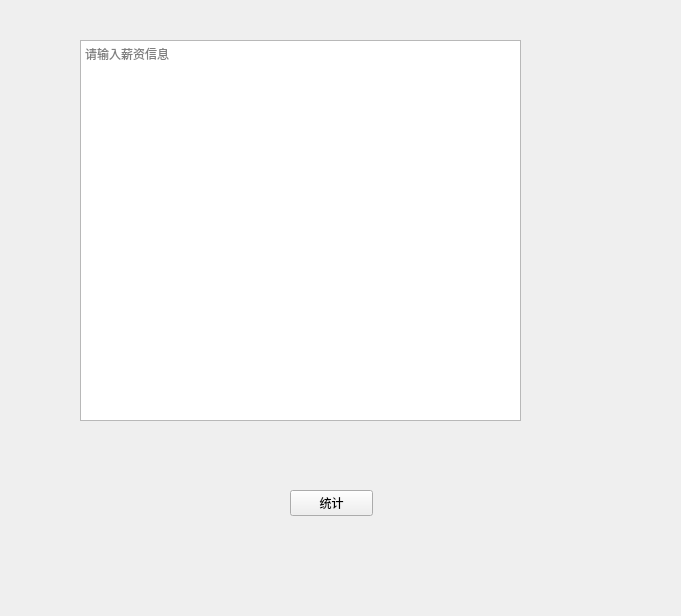
<?xml version="1.0" encoding="UTF-8"?>
<ui version="4.0">
 <class>widget</class>
 <widget class="QWidget" name="widget">
  <property name="geometry">
   <rect>
    <x>0</x>
    <y>0</y>
    <width>681</width>
    <height>616</height>
   </rect>
  </property>
  <property name="windowTitle">
   <string>统计薪资</string>
  </property>
  <widget class="QPlainTextEdit" name="TextEdit">
   <property name="geometry">
    <rect>
     <x>80</x>
     <y>40</y>
     <width>441</width>
     <height>381</height>
    </rect>
   </property>
   <property name="placeholderText">
    <string>请输入薪资信息</string>
   </property>
  </widget>
  <widget class="QPushButton" name="Button">
   <property name="geometry">
    <rect>
     <x>290</x>
     <y>490</y>
     <width>83</width>
     <height>26</height>
    </rect>
   </property>
   <property name="text">
    <string>统计</string>
   </property>
  </widget>
 </widget>
 <resources/>
 <connections/>
</ui>
